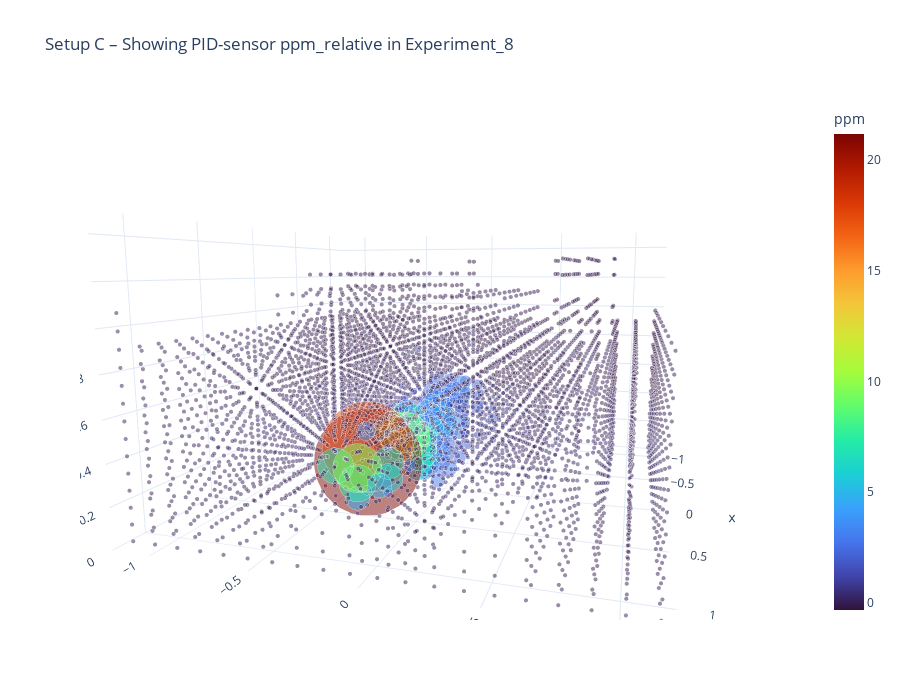

This figure's notebook cell:
### Code cell
plot3d(exp_idx=7, sensor_type='PID-sensor', column='ppm_relative')

### Figure 1 — Plotly figure (JSON) as saved in the notebook; plotly's stock layout.template omitted (floating-point values rounded to 4 significant figures; data arrays with more than 128 entries replaced by an {"elided": "..."} marker saying what was removed)
{"data": [{"marker": {"color": {"elided": "4716 float values"}, "colorbar": {"title": {"text": "ppm"}}, "colorscale": [[0.0, "#30123b"], [0.07143, "#4145ab"], [0.1429, "#4675ed"], [0.2143, "#39a2fc"], [0.2857, "#1bcfd4"], [0.3571, "#24eca6"], [0.4286, "#61fc6c"], [0.5, "#a4fc3b"], [0.5714, "#d1e834"], [0.6429, "#f3c63a"], [0.7143, "#fe9b2d"], [0.7857, "#f36315"], [0.8571, "#d93806"], [0.9286, "#b11901"], [1.0, "#7a0402"]], "opacity": 0.5, "showscale": true, "size": {"elided": "4716 float values"}}, "mode": "markers", "x": {"elided": "4716 float values"}, "y": {"elided": "4716 float values"}, "z": {"elided": "4716 float values"}, "type": "scatter3d"}], "layout": {"scene": {"xaxis": {"range": [-1.2, 1.2]}, "yaxis": {"range": [-1.2, 1.2]}, "zaxis": {"range": [0, 1.5]}, "aspectratio": {"x": 1.44, "y": 1.44, "z": 0.9}, "camera": {"eye": {"x": 2, "y": 0.6, "z": 0.3}}, "aspectmode": "manual"}, "title": {"text": "Setup C – Showing PID-sensor ppm_relative in Experiment_8"}, "height": 700}}
